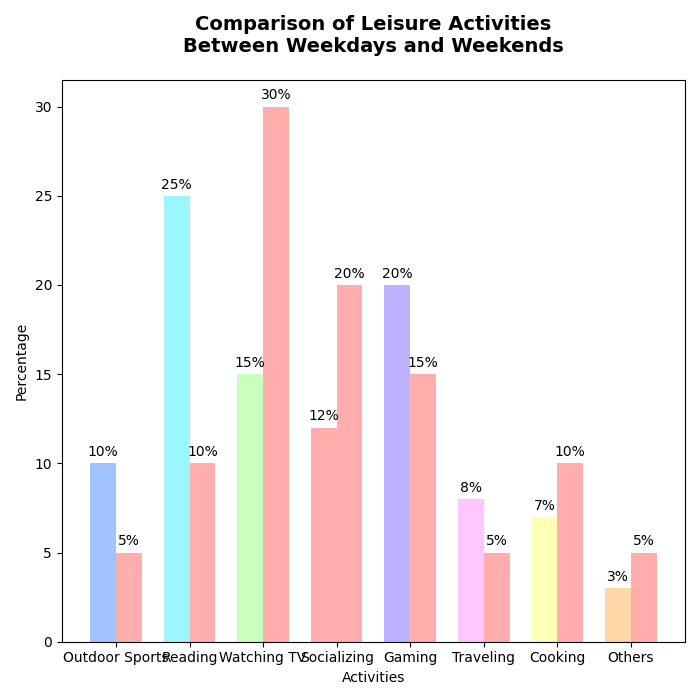

Generate this figure with Python:
import matplotlib.pyplot as plt
import numpy as np

weekend_activities = ['Outdoor Sports', 'Reading', 'Watching TV', 'Socializing', 
                      'Gaming', 'Traveling', 'Cooking', 'Others']
weekend_percentages = [10, 25, 15, 12, 20, 8, 7, 3]
weekday_percentages = [5, 10, 30, 20, 15, 5, 10, 5]

fig, ax = plt.subplots(figsize=(7,7))

x = np.arange(len(weekend_activities))
width = 0.35

ax.bar(x - width/2, weekend_percentages, width, color=['#a0c4ff', '#9bf6ff', '#caffbf', '#ffadad', '#bdb2ff', 
                                                       '#ffc6ff', '#fdffb6', '#ffd6a5'])
ax.bar(x + width/2, weekday_percentages, width, color='#ffadad')

ax.set_xlabel('Activities')
ax.set_ylabel('Percentage')
ax.set_title('Comparison of Leisure Activities\nBetween Weekdays and Weekends', fontsize=14, weight='bold', pad=20)
ax.set_xticks(x)
ax.set_xticklabels(weekend_activities)

for bars in ax.containers:
    for bar in bars:
        height = bar.get_height()
        ax.annotate(f'{height}%',
                     xy=(bar.get_x() + bar.get_width() / 2, height),
                     xytext=(0, 3),
                     textcoords="offset points",
                     ha='center', va='bottom')

plt.tight_layout()
plt.show()
